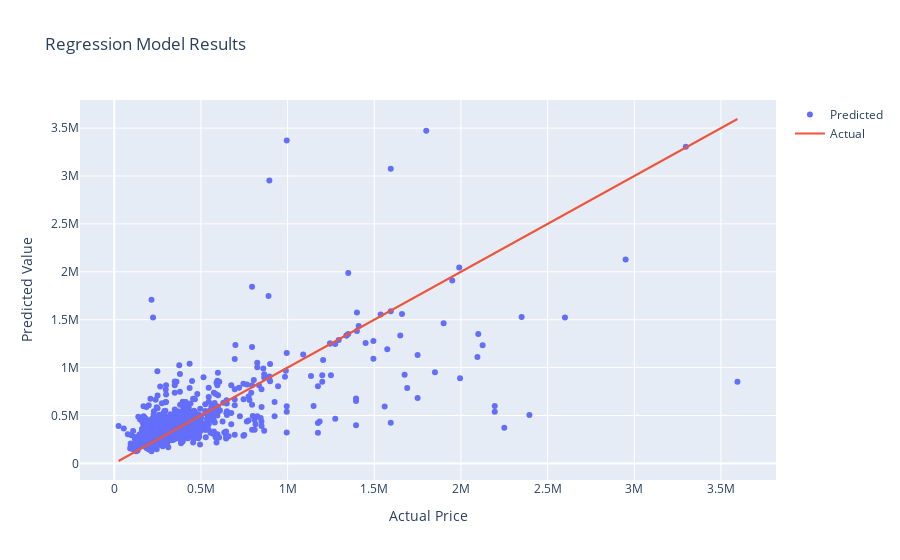

The notebook cell saved with this chart:
### Markdown cell above
### 6. Try the complete pipeline, running the model function from linear_model.py
#### 1. Df chosen = 2 (df_house), Model 1 is XGboost()

### Code cell
regressor, score, mse, cv_scores, mean_cv_score, std_cv_score, fig = model(1, model=1, scaled=True )
print(f'The score for the model is: {score}\nThe MSE for this model is {mse}')
print("Cross-validation R2 scores:", cv_scores)
print("Mean cross-validation R2 score:", mean_cv_score)
print("Standard deviation of cross-validation R2 scores:", std_cv_score)
fig = go.Figure()
fig.add_trace(go.Scatter(x=y_test.flatten(), y=y_pred, mode='markers', name='Predicted'))
fig.add_trace(go.Scatter(x=y_test.flatten(), y=y_test.flatten(), mode='lines', name='Actual'))
fig.update_layout(title='Regression Model Results', xaxis_title='Actual Price', yaxis_title='Predicted Value')
fig.show()

### Figure 1 — Plotly figure (JSON) as saved in the notebook; plotly's stock layout.template omitted (floating-point values rounded to 4 significant figures; data arrays with more than 128 entries replaced by an {"elided": "..."} marker saying what was removed)
{"data": [{"mode": "markers", "name": "Predicted", "type": "scatter", "x": {"elided": "951 int values"}, "y": {"elided": "951 float values"}}, {"mode": "lines", "name": "Actual", "type": "scatter", "x": {"elided": "951 int values"}, "y": {"elided": "951 int values"}}], "layout": {"title": {"text": "Regression Model Results"}, "xaxis": {"title": {"text": "Actual Price"}}, "yaxis": {"title": {"text": "Predicted Value"}}}}
